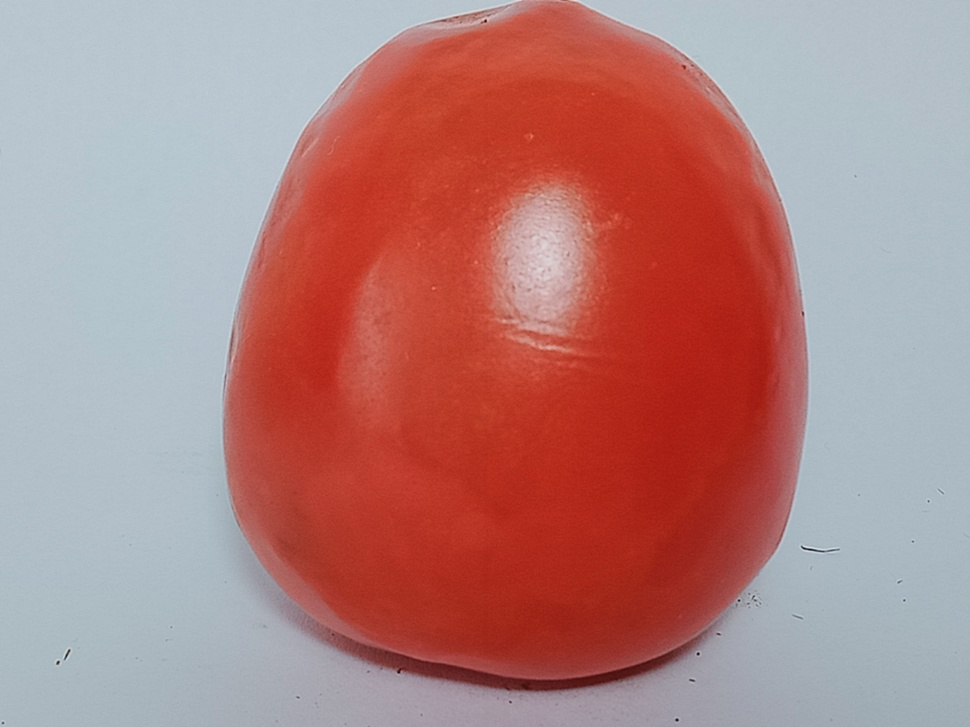
%> input picture tomat 2/data training/matang (1).jpg, 970 x 727 px, shrunk from 4160 x 3120 before the run; its folder holds 4 pictures in this run
$ octave HSV_latih_tomat_2.m   (GNU Octave 9; MATLAB toolbox functions it lacks are replaced by stand-ins)
%> lines starting %> are read from the running program, lines starting %| are printed output that depends on the picture; in (x1, y1, x2, y2) boxes, pixels count from 0 and x2, y2 are one past the last pixel; in counts of white or black regions, pixels touching at a corner belong together; the program's own positions count from 1
clc; clear; close all; warning off all;

% % % Proses Latih
% lokasi data
nama_folder = 'E:\semester 5\z-projek\progres\Projek-Smt-5\tomat 2\data training';
% membaca file
nama_file = dir(fullfile(nama_folder, '*.jpg'));
% jumlah_file
jumlah_file = numel(nama_file);

% inilisiasi
ciri_latih = zeros(jumlah_file,3);
% mengolah citra

for n = 1:jumlah_file
    % membaca file rgb
    Img = imread(fullfile(nama_folder, nama_file(n).name));
%> Img is the input picture: size 727x970x3 uint8; mean R, G, B 178.5, 130.9, 129.7
%     figure, imshow(Img)

    % rgb to grayscale
    Img_gray = rgb2gray(Img);
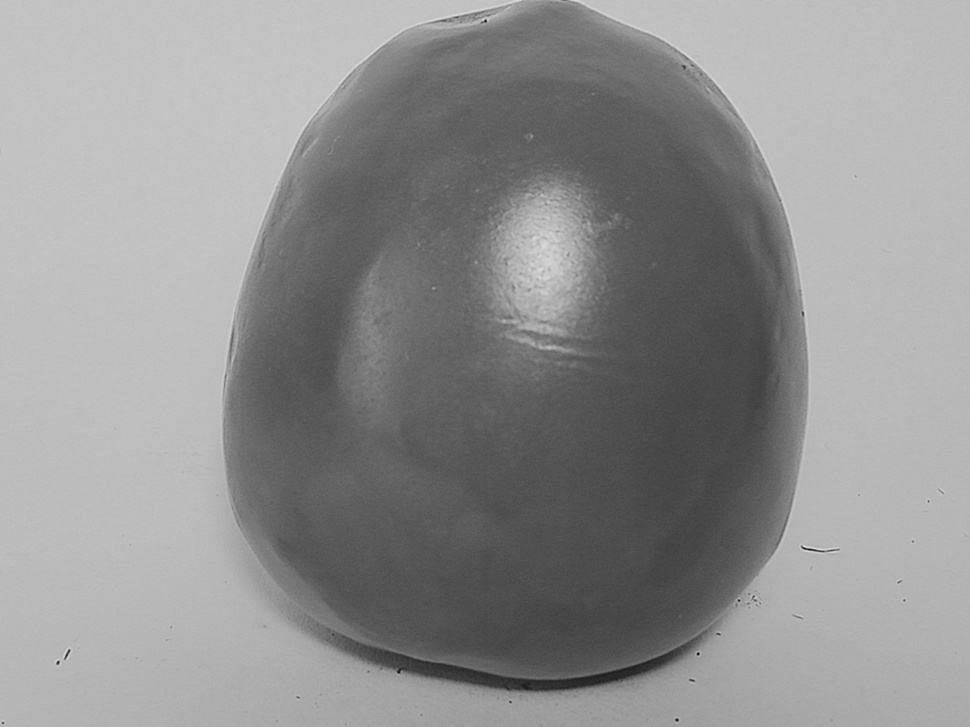
%> Img_gray: size 727x970 uint8; min 16, max 223, mean 145
%     figure, imshow(Img_gray)

    % grayscale to biner
    bw = imbinarize(Img_gray);
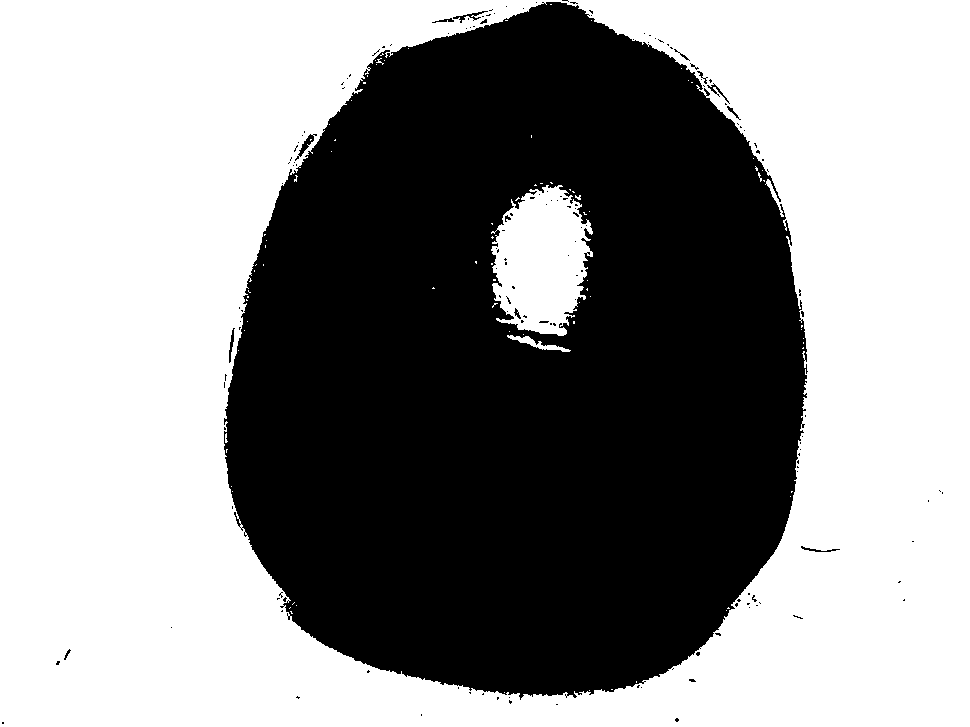
%> bw: size 727x970 logical; 56.5% white; 159 black regions (146 under 20 px), largest, box (x1, y1, x2, y2) and area: (224, 2, 808, 700) 305265, (295, 134, 317, 161) 139, (453, 11, 488, 23) 108
%     figure, imshow(bw)

    % operasi komplemen
    bw = imcomplement(bw);
%     figure, imshow(bw)

    % morfologi filling holes
    bw = imfill(bw,'holes');
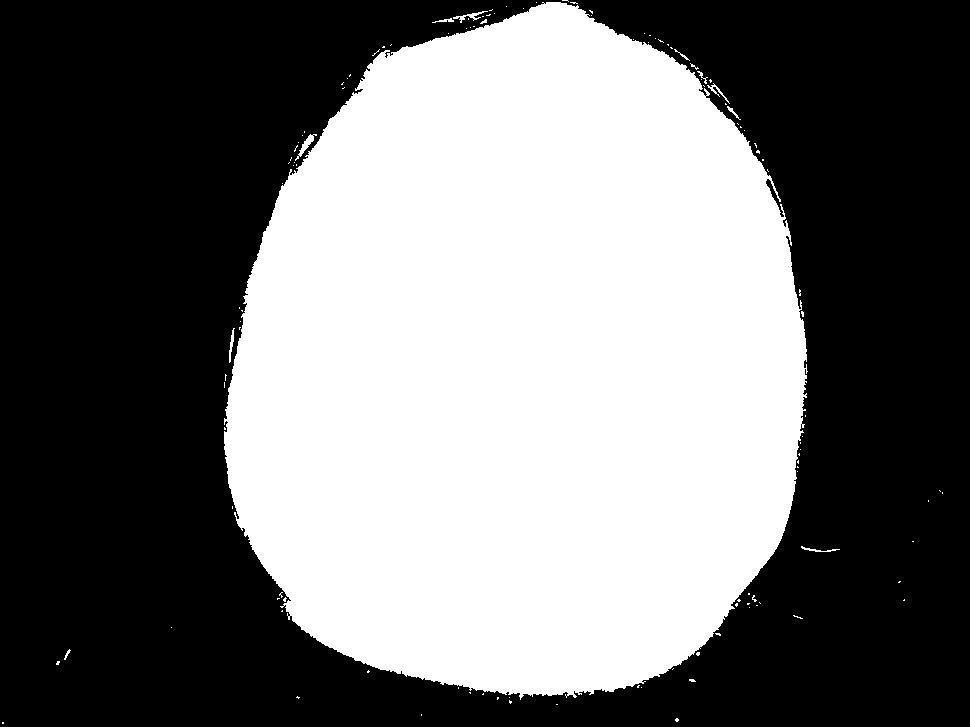
%> bw: size 727x970 logical; 45.1% white; 122 white regions (111 under 20 px), largest, box (x1, y1, x2, y2) and area: (224, 2, 808, 700) 317046, (295, 134, 317, 161) 143, (453, 11, 488, 23) 112
%     figure, imshow(bw)

    % ekstraksi ciri

    %RGB to HSV
    HSV = rgb2hsv(Img);
%> HSV: size 727x970x3 double; mean H, S, V 0.34, 0.387, 0.743
%     figure, imshow(HSV)

    % ekstrak H S V
    H = HSV(:,:,1);
    S = HSV(:,:,2);
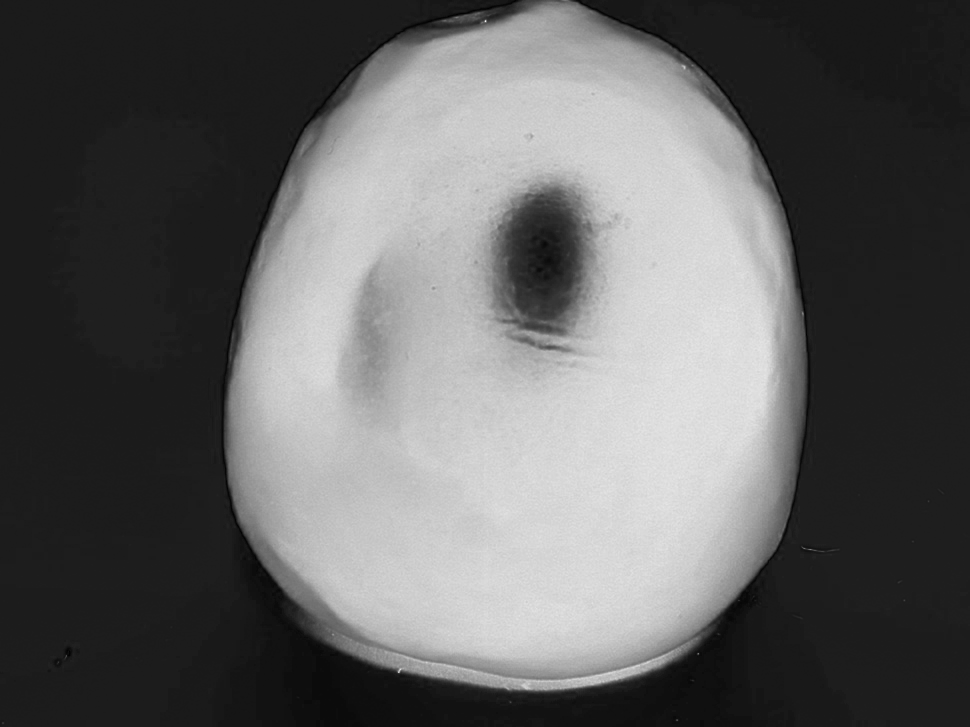
%> S: size 727x970 double; min 0, max 0.964, mean 0.387
    V = HSV(:,:,3);

    %mengubah background menjadi 0
    H(~bw) = 0;
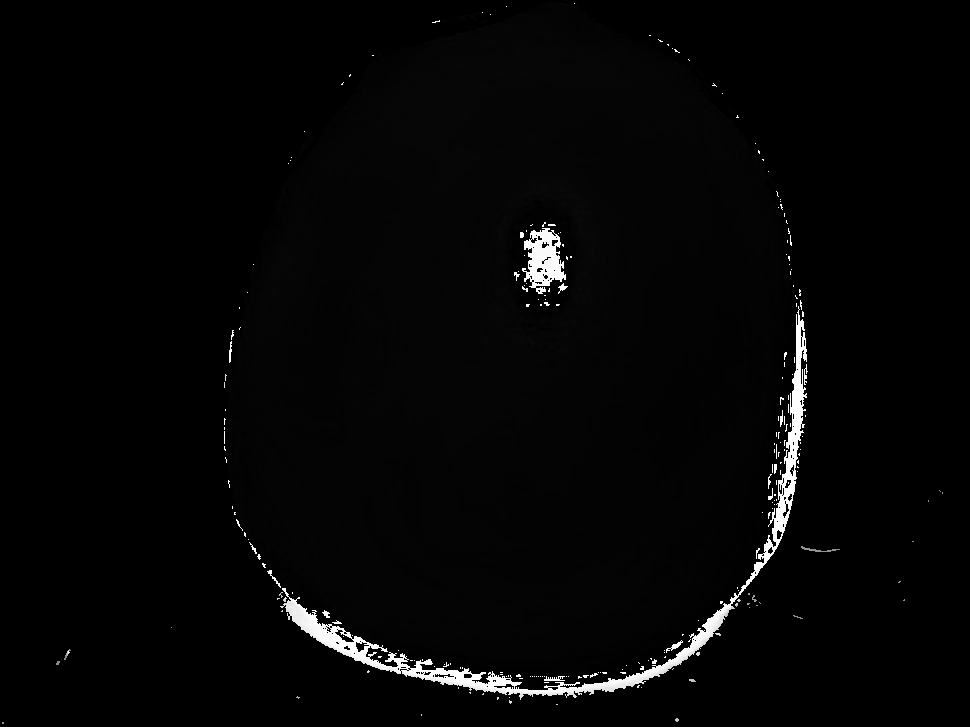
%> H: size 727x970 double; min 0, max 0.998, mean 0.0235
    S(~bw) = 0;
    V(~bw) = 0;
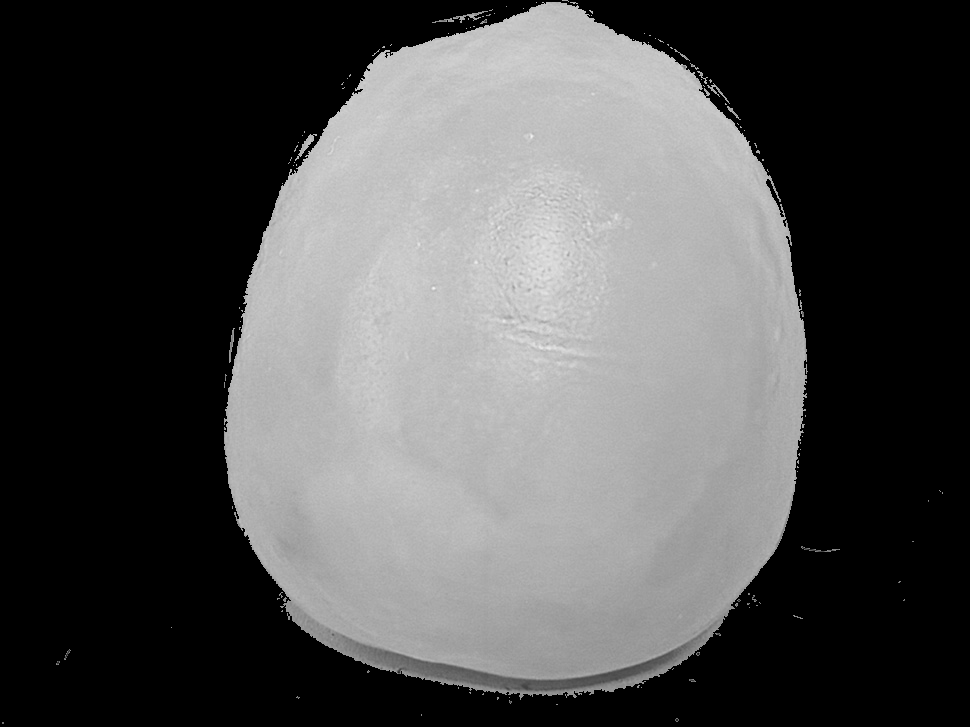
%> V: size 727x970 double; min 0, max 0.957, mean 0.321

%     figure, imshow(H)
%     figure, imshow(S)
%     figure, imshow(V)

    %menghitung rata2 h,s,v
    Hue = sum(sum(H))/sum(sum(bw));
%> Hue = 0.0522
    Saturation = sum(sum(S))/sum(sum(bw));
%> Saturation = 0.723
    Value = sum(sum(V))/sum(sum(bw));
%> Value = 0.712

    %mengisi variable
    ciri_latih(n,1) = Hue;
    ciri_latih(n,2) = Saturation;
    ciri_latih(n,3) = Value;
end
%> pass 2 of the loop `for n = 1:jumlah_file`:
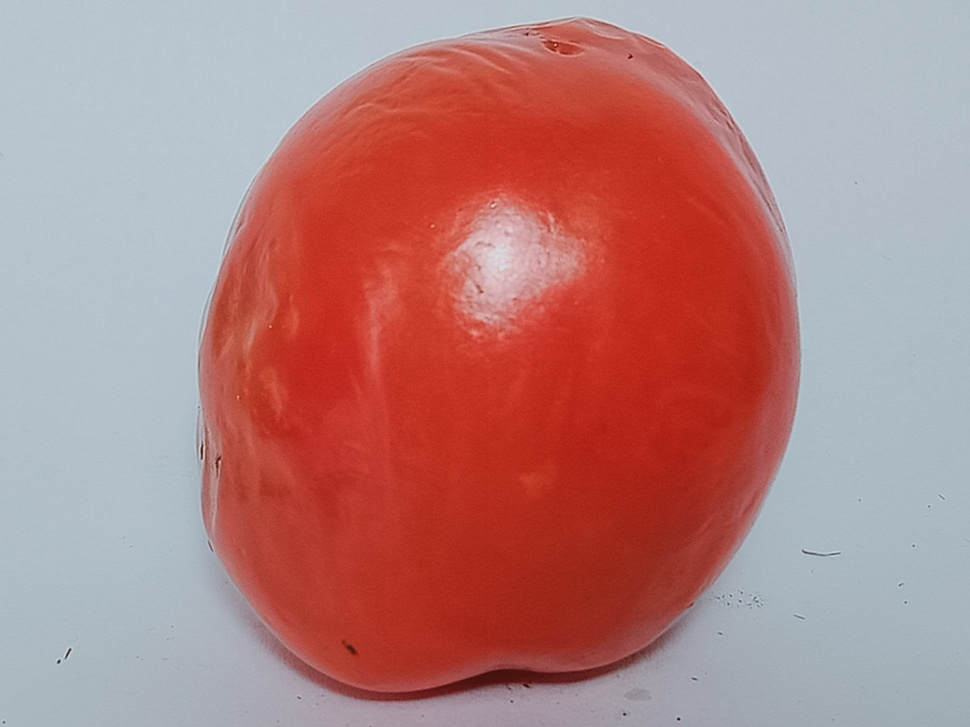
%> input picture tomat 2/data training/matang (10).jpg, 970 x 727 px, shrunk from 4160 x 3120 before the run
%> Img is the input picture: size 727x970x3 uint8; mean R, G, B 180.1, 129.5, 129
%> `bw = imbinarize(Img_gray);`:
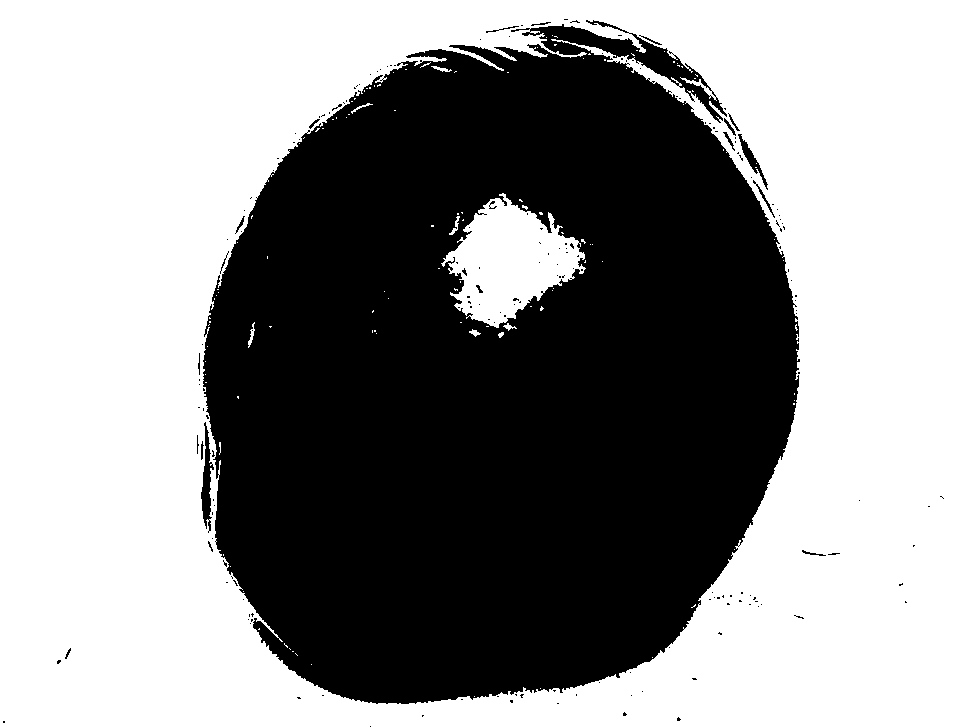
%> bw: size 727x970 logical; 56.4% white; 186 black regions (166 under 20 px), largest, box (x1, y1, x2, y2) and area: (203, 20, 800, 704) 305024, (201, 422, 214, 533) 650, (738, 134, 768, 190) 322
%> HSV: size 727x970x3 double; mean H, S, V 0.343, 0.39, 0.748
%> `V(~bw) = 0;`:
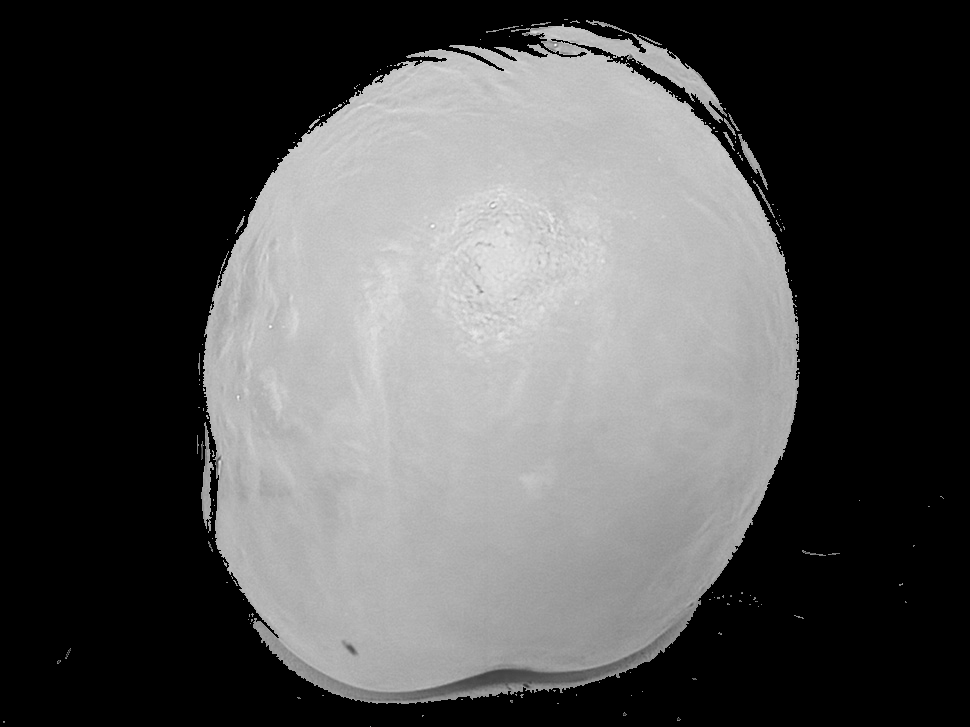
%> V: size 727x970 double; min 0, max 1, mean 0.327
%> Hue = 0.0524
%> Saturation = 0.729
%> Value = 0.722
%> pass 3 of the loop `for n = 1:jumlah_file`:
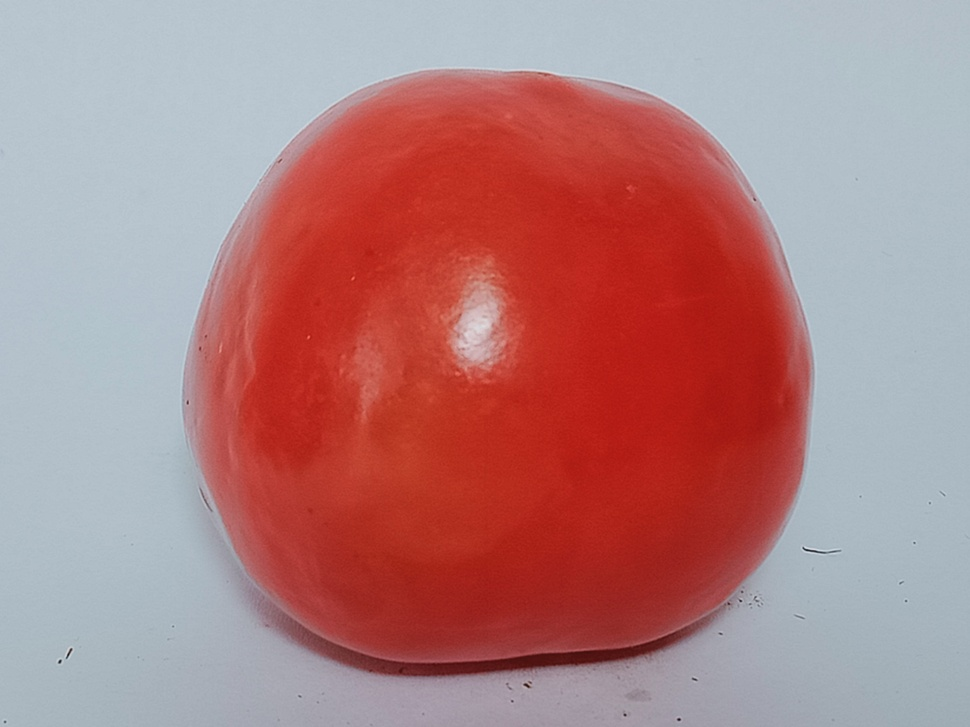
%> input picture tomat 2/data training/matang (11).jpg, 970 x 727 px, shrunk from 4160 x 3120 before the run
%> Img is the input picture: size 727x970x3 uint8; mean R, G, B 177.2, 129.2, 130.9
%> `bw = imbinarize(Img_gray);`:
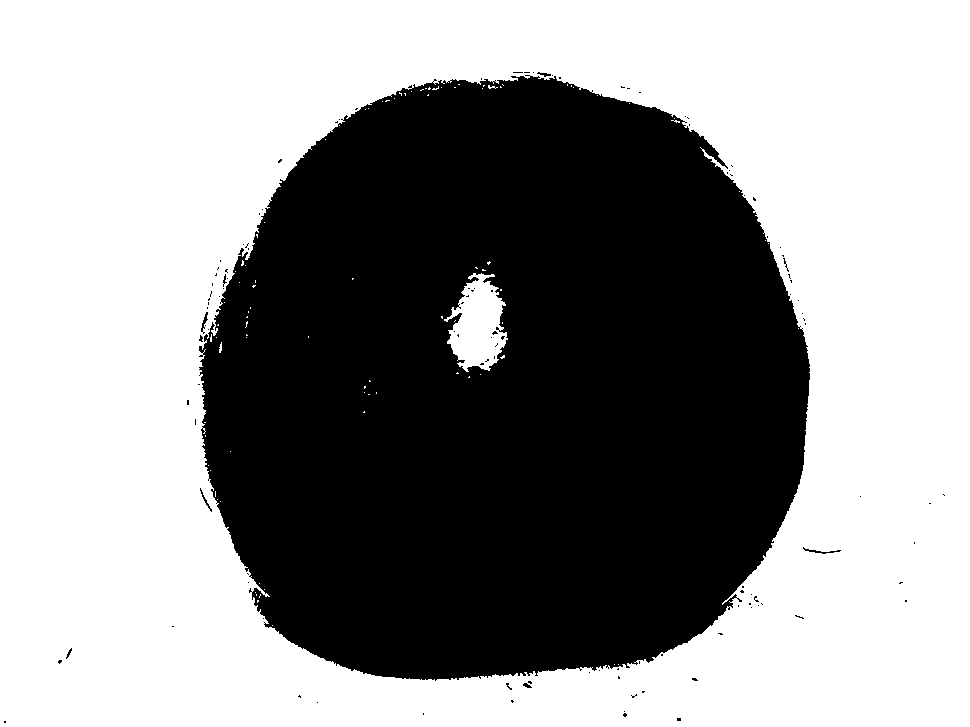
%> bw: size 727x970 logical; 58.4% white; 120 black regions (111 under 20 px), largest, box (x1, y1, x2, y2) and area: (199, 75, 810, 681) 292340, (803, 547, 841, 554) 68, (201, 312, 208, 334) 55
%> HSV: size 727x970x3 double; mean H, S, V 0.372, 0.381, 0.739
%> `V(~bw) = 0;`:
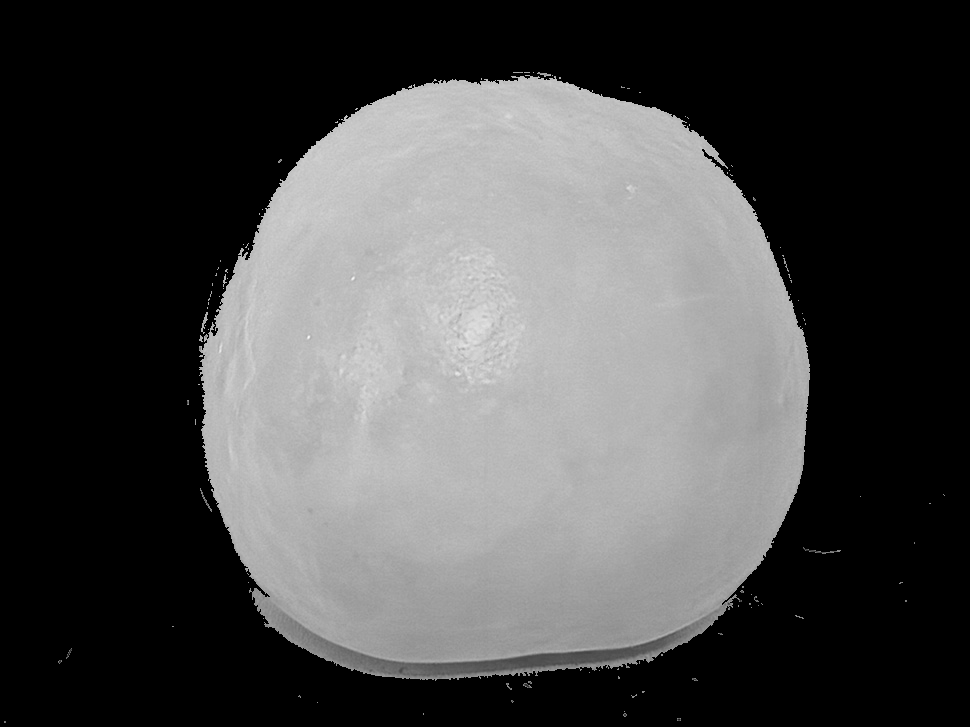
%> V: size 727x970 double; min 0, max 0.984, mean 0.296
%> Hue = 0.0642
%> Saturation = 0.751
%> Value = 0.703
%> the loop made 4 passes; the first 3 are shown

% menyusun variabel kelas_latih
kelas_latih = cell(jumlah_file, 1);
%> kelas_latih = {[], [], [], []}

% mengisi =ma2 tomat pada variabel kelas_latih
for k = 1:14
    kelas_latih{k} = 'Matang';
end
%> after the loop, kelas_latih = 14 items

for k = 15:42
    kelas_latih{k} = 'Mentah';
end
%> after the loop, kelas_latih = 42 items

for k = 43:81
    kelas_latih{k} = 'Setengah Matang';
end
%> after the loop, kelas_latih = 81 items

% klasifikasi citra menggunakan algoritma naive bayes
%> (the run ends here)
